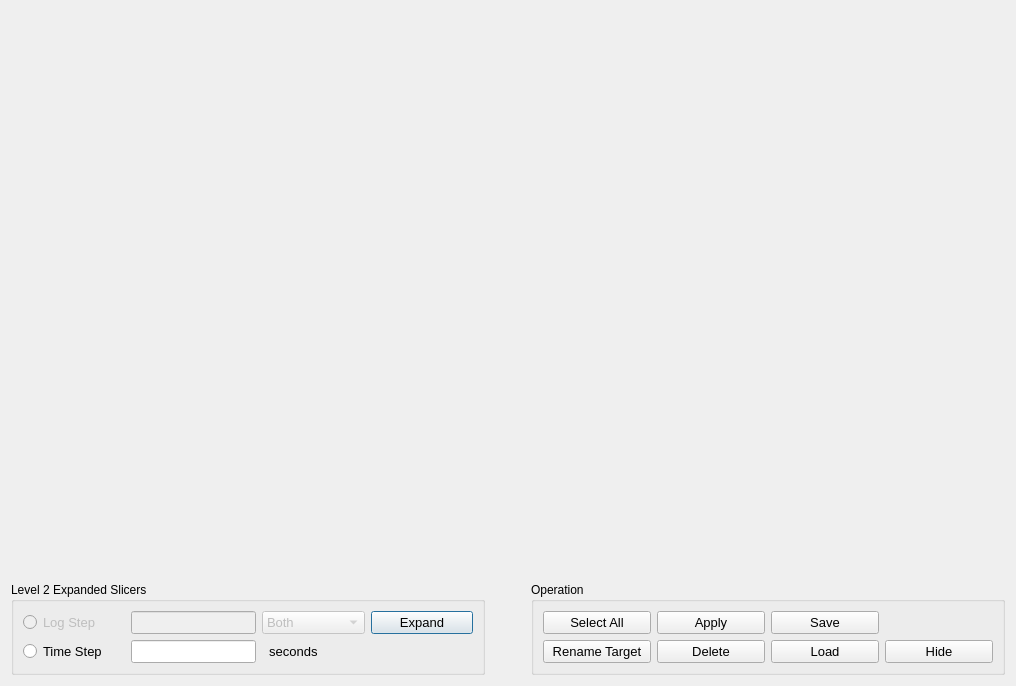
<?xml version="1.0" encoding="UTF-8"?>
<ui version="4.0">
 <class>Dialog</class>
 <widget class="QDialog" name="Dialog">
  <property name="geometry">
   <rect>
    <x>0</x>
    <y>0</y>
    <width>1016</width>
    <height>686</height>
   </rect>
  </property>
  <property name="windowTitle">
   <string>Dialog</string>
  </property>
  <layout class="QVBoxLayout" name="verticalLayout">
   <item>
    <widget class="QFrame" name="tableWidget_segments_frame">
     <property name="sizePolicy">
      <sizepolicy hsizetype="Minimum" vsizetype="Expanding">
       <horstretch>0</horstretch>
       <verstretch>0</verstretch>
      </sizepolicy>
     </property>
     <property name="minimumSize">
      <size>
       <width>200</width>
       <height>0</height>
      </size>
     </property>
    </widget>
   </item>
   <item>
    <layout class="QHBoxLayout" name="horizontalLayout">
     <item>
      <widget class="QGroupBox" name="groupBox_level2Slicers">
       <property name="enabled">
        <bool>true</bool>
       </property>
       <property name="title">
        <string>Level 2 Expanded Slicers</string>
       </property>
       <layout class="QGridLayout" name="gridLayout_3">
        <item row="3" column="1">
         <widget class="QLineEdit" name="lineEdit_timeStep">
          <property name="sizePolicy">
           <sizepolicy hsizetype="Preferred" vsizetype="Fixed">
            <horstretch>0</horstretch>
            <verstretch>0</verstretch>
           </sizepolicy>
          </property>
          <property name="font">
           <font>
            <pointsize>10</pointsize>
           </font>
          </property>
         </widget>
        </item>
        <item row="1" column="1">
         <widget class="QLineEdit" name="lineEdit_logValueStepLevel2">
          <property name="enabled">
           <bool>false</bool>
          </property>
          <property name="sizePolicy">
           <sizepolicy hsizetype="Preferred" vsizetype="Fixed">
            <horstretch>0</horstretch>
            <verstretch>0</verstretch>
           </sizepolicy>
          </property>
          <property name="font">
           <font>
            <pointsize>10</pointsize>
           </font>
          </property>
         </widget>
        </item>
        <item row="3" column="2">
         <widget class="QLabel" name="label_5">
          <property name="font">
           <font>
            <pointsize>10</pointsize>
           </font>
          </property>
          <property name="text">
           <string>  seconds</string>
          </property>
         </widget>
        </item>
        <item row="3" column="0">
         <widget class="QRadioButton" name="radioButton_timeStep">
          <property name="font">
           <font>
            <pointsize>10</pointsize>
           </font>
          </property>
          <property name="text">
           <string>Time Step</string>
          </property>
         </widget>
        </item>
        <item row="1" column="2">
         <widget class="QComboBox" name="comboBox_logChangeDirectionLevel2">
          <property name="enabled">
           <bool>false</bool>
          </property>
          <property name="font">
           <font>
            <pointsize>10</pointsize>
           </font>
          </property>
          <property name="toolTip">
           <string>&lt;html&gt;&lt;head/&gt;&lt;body&gt;&lt;p&gt;Log value changing direction&lt;/p&gt;&lt;/body&gt;&lt;/html&gt;</string>
          </property>
          <item>
           <property name="text">
            <string>Both</string>
           </property>
          </item>
          <item>
           <property name="text">
            <string>Increase</string>
           </property>
          </item>
          <item>
           <property name="text">
            <string>Decrease</string>
           </property>
          </item>
         </widget>
        </item>
        <item row="1" column="0">
         <widget class="QRadioButton" name="radioButton_logValueStep">
          <property name="enabled">
           <bool>false</bool>
          </property>
          <property name="font">
           <font>
            <pointsize>10</pointsize>
           </font>
          </property>
          <property name="text">
           <string>Log Step</string>
          </property>
         </widget>
        </item>
        <item row="1" column="3">
         <widget class="QPushButton" name="pushButton_expand2ndLevelChop">
          <property name="font">
           <font>
            <pointsize>10</pointsize>
           </font>
          </property>
          <property name="toolTip">
           <string>&lt;html&gt;&lt;head/&gt;&lt;body&gt;&lt;p&gt;Expand selected slicer by second level chopping&lt;/p&gt;&lt;/body&gt;&lt;/html&gt;</string>
          </property>
          <property name="text">
           <string>Expand</string>
          </property>
         </widget>
        </item>
       </layout>
      </widget>
     </item>
     <item>
      <spacer name="horizontalSpacer">
       <property name="orientation">
        <enum>Qt::Horizontal</enum>
       </property>
       <property name="sizeType">
        <enum>QSizePolicy::Ignored</enum>
       </property>
       <property name="sizeHint" stdset="0">
        <size>
         <width>40</width>
         <height>20</height>
        </size>
       </property>
      </spacer>
     </item>
     <item>
      <widget class="QGroupBox" name="groupBox">
       <property name="title">
        <string>Operation</string>
       </property>
       <layout class="QGridLayout" name="gridLayout_4">
        <item row="0" column="0">
         <widget class="QPushButton" name="pushButton_selectAll">
          <property name="font">
           <font>
            <pointsize>10</pointsize>
            <weight>50</weight>
            <bold>false</bold>
           </font>
          </property>
          <property name="text">
           <string>Select All</string>
          </property>
         </widget>
        </item>
        <item row="3" column="1">
         <widget class="QPushButton" name="pushButton_deleteSlicer">
          <property name="font">
           <font>
            <pointsize>10</pointsize>
           </font>
          </property>
          <property name="toolTip">
           <string>&lt;html&gt;&lt;head/&gt;&lt;body&gt;&lt;p&gt;Delete selected slicers&lt;/p&gt;&lt;/body&gt;&lt;/html&gt;</string>
          </property>
          <property name="text">
           <string>Delete</string>
          </property>
         </widget>
        </item>
        <item row="3" column="3">
         <widget class="QPushButton" name="pushButton_hide">
          <property name="font">
           <font>
            <pointsize>10</pointsize>
           </font>
          </property>
          <property name="text">
           <string>Hide</string>
          </property>
         </widget>
        </item>
        <item row="3" column="0">
         <widget class="QPushButton" name="pushButton_deselectAll">
          <property name="font">
           <font>
            <pointsize>10</pointsize>
            <weight>50</weight>
            <bold>false</bold>
           </font>
          </property>
          <property name="text">
           <string>Rename Target</string>
          </property>
         </widget>
        </item>
        <item row="0" column="1">
         <widget class="QPushButton" name="pushButton_applyTimeSegs">
          <property name="font">
           <font>
            <pointsize>10</pointsize>
            <weight>50</weight>
            <bold>false</bold>
           </font>
          </property>
          <property name="text">
           <string>Apply</string>
          </property>
         </widget>
        </item>
        <item row="3" column="2">
         <widget class="QPushButton" name="pushButton_loadSlicerFromFile">
          <property name="font">
           <font>
            <pointsize>10</pointsize>
           </font>
          </property>
          <property name="text">
           <string>Load</string>
          </property>
         </widget>
        </item>
        <item row="0" column="2">
         <widget class="QPushButton" name="pushButton_saveTimeSegs">
          <property name="font">
           <font>
            <pointsize>10</pointsize>
            <weight>50</weight>
            <bold>false</bold>
           </font>
          </property>
          <property name="text">
           <string>Save</string>
          </property>
         </widget>
        </item>
       </layout>
      </widget>
     </item>
    </layout>
   </item>
  </layout>
 </widget>
 <customwidgets>
  <customwidget>
   <class>DataSlicerSegmentTable</class>
   <extends>QTableWidget</extends>
   <header>vdrivetablewidgets.h</header>
  </customwidget>
 </customwidgets>
 <resources/>
 <connections/>
</ui>
